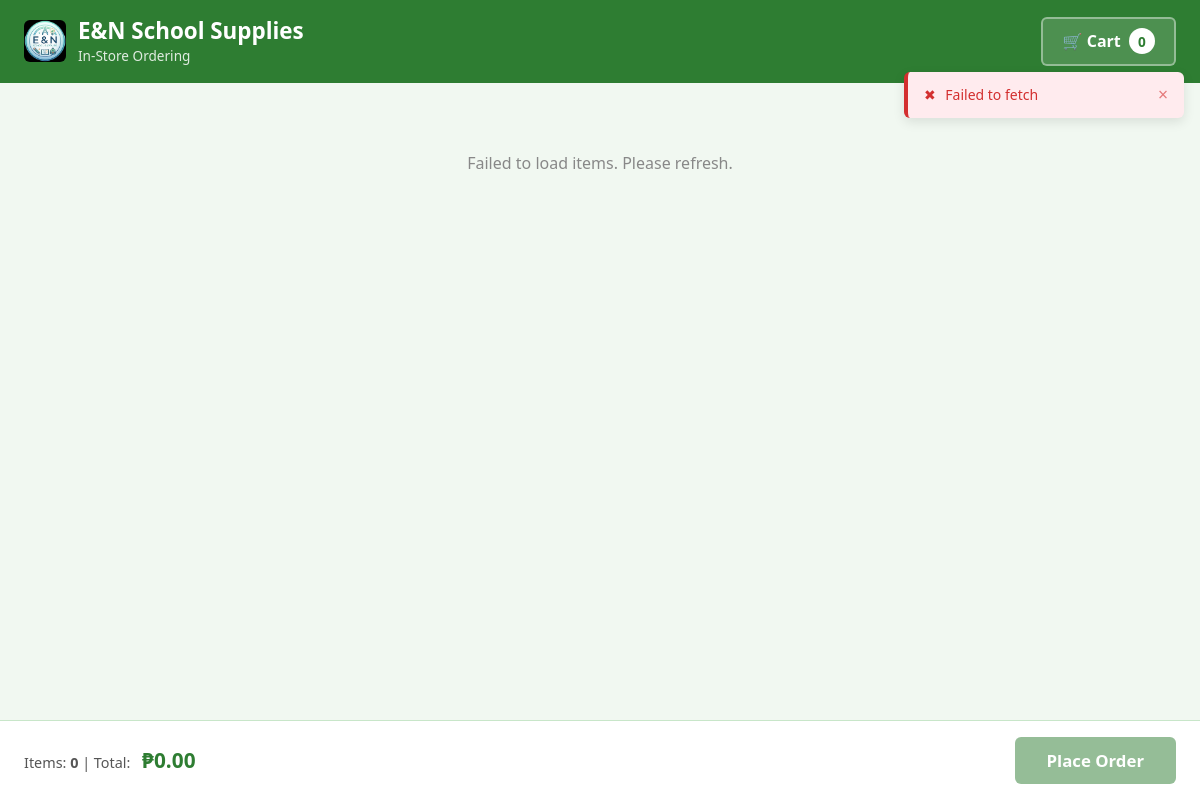
Page /kiosk.php on the committed database.
### tables this page shows
CREATE TABLE IF NOT EXISTS `system_settings` (
  `setting_key`   VARCHAR(100) PRIMARY KEY,
  `setting_value` TEXT         NOT NULL,
  `updated_at`    TIMESTAMP    NOT NULL DEFAULT CURRENT_TIMESTAMP ON UPDATE CURRENT_TIMESTAMP
);

### includes/config.php (called while the page is built, shortened)
<?php
$configFile = BASE_PATH . 'config.json';
$config = json_decode(file_get_contents($configFile), true);
$dbConf = $config['database'];
try {
    $dsn = sprintf(
        'mysql:host=%s;dbname=%s;charset=%s',
        $dbConf['host'],
        $dbConf['name'],
        $dbConf['charset']
    );
    $pdo = new PDO($dsn, $dbConf['user'], $dbConf['password'], [
        PDO::ATTR_ERRMODE            => PDO::ERRMODE_EXCEPTION,
        PDO::ATTR_DEFAULT_FETCH_MODE => PDO::FETCH_ASSOC,
        PDO::ATTR_EMULATE_PREPARES   => false,
    ]);
} catch (PDOException $e) {
    die('Database connection failed: ' . $e->getMessage());
}
function get_setting(string $key, string $default = ''): string {
    global $pdo;
    try {
        $stmt = $pdo->prepare("SELECT setting_value FROM system_settings WHERE setting_key = ? LIMIT 1");
        $stmt->execute([$key]);
        $row = $stmt->fetch();
        return $row ? $row['setting_value'] : $default;
    } catch (Exception $e) {
        return $default;
    }
}

### kiosk.php (the view, shortened to what this page needs)
<?php
require_once __DIR__ . '/includes/config.php';
$storeName  = get_setting('store_name', 'E&N School Supplies');
$logoPath   = get_setting('logo_path', 'assets/images/logo.png');
$forceDark  = get_setting('force_dark_mode', '0');
$disableNoLogin = get_setting('disable_nologin_orders', '0');
?>
<!DOCTYPE html>
<html lang="en">
<head>
  <link rel="stylesheet" href="assets/css/global.css">
  <link rel="stylesheet" href="assets/css/components.css">
  <link rel="stylesheet" href="assets/css/kiosk.css">
</head>
<body data-base-path="" data-force-dark-mode="<?= $forceDark ?>" data-theme-preference="auto">
<?php if ($disableNoLogin === '1'): ?>
  <div class="kiosk-disabled">
    <div class="disabled-icon">&#128683;</div>
    <div class="disabled-title">Kiosk Ordering Disabled</div>
    <div class="disabled-text">No-login ordering is currently disabled. Please log in to place an order or visit the store counter.</div>
    <a href="login.php" class="btn btn-primary mt-4">Go to Login</a>
  </div>
<?php else: ?>
<div class="kiosk-page">
  <div class="kiosk-header">
    <div class="kiosk-brand">
      <img src="<?= $logoPath ?>" alt="Logo" onerror="this.style.display='none'">
      <div>
        <h1><?= htmlspecialchars($storeName) ?></h1>
        <div class="kiosk-subtitle">In-Store Ordering</div>
      </div>
    </div>
    <button class="kiosk-cart-btn" id="cart-btn">
      &#128722; Cart
      <span class="cart-count" id="cart-count">0</span>
    </button>
  </div>
  <div class="kiosk-content">
    <div id="kiosk-loading" style="text-align:center;padding:3rem"><div class="spinner" style="margin:0 auto"></div></div>
  </div>
  <div class="kiosk-footer">
    <div class="order-summary">
      Items: <strong id="total-items">0</strong> |
      Total: <span class="total-amount" id="total-amount">₱0.00</span>
    </div>
    <button class="place-order-btn" id="place-order-btn" disabled>Place Order</button>
  </div>
</div>
<?php endif; ?>
</body>
</html>

### assets/css/global.css (style rules this page uses)
:root { --primary: #2e7d32; --primary-light: #4caf50; --primary-hover: #256428; --accent: #81c784; --surface: #ffffff; --background: #f1f8f1; --text-primary: #1b1b1b; --text-secondary: #555555; --text-muted: #888888; --border: #c8e6c9; --border-light: #e0e0e0; --danger: #d32f2f; --danger-hover: #b71c1c; --warning: #f9a825; --warning-hover: #f57f17; --success: #2e7d32; --info: #1565c0; --shadow-sm: 0 1px 3px rgba(0,0,0,0.08); --shadow-md: 0 4px 12px rgba(0,0,0,0.1); --shadow-lg: 0 8px 28px rgba(0,0,0,0.13); --radius-sm: 6px; --radius-md: 10px; --radius-lg: 16px; --radius-full: 999px; --font-family: 'Segoe UI', 'Inter', Arial, sans-serif; --font-mono: 'Courier New', monospace; --transition: 0.2s ease; --sidebar-width: 260px; --sidebar-collapsed: 64px; --navbar-height: 60px; --toast-success-bg: #e8f5e9; --toast-success-border: #4caf50; --toast-error-bg: #ffebee; --toast-error-border: #d32f2f; --toast-warning-bg: #fff8e1; --toast-warning-border: #f9a825; --toast-info-bg: #e3f2fd; --toast-info-border: #1565c0; }
*, *::before, *::after { box-sizing: border-box; margin: 0; padding: 0; }
html { font-size: 16px; scroll-behavior: smooth; }
body { font-family: var(--font-family); background-color: var(--background); color: var(--text-primary); line-height: 1.6; min-height: 100vh; -webkit-font-smoothing: antialiased; -moz-osx-font-smoothing: grayscale; }
img { max-width: 100%; height: auto; display: block; }
input, select, textarea, button { font-family: inherit; font-size: inherit; }
h1 { font-size: 1.75rem; font-weight: 700; line-height: 1.3; }

### assets/css/kiosk.css (style rules this page uses)
.kiosk-page { min-height: 100vh; background: var(--background); display: flex; flex-direction: column; }
.kiosk-header { background: var(--primary); color: #fff; padding: 1rem 1.5rem; display: flex; align-items: center; justify-content: space-between; }
.kiosk-header .kiosk-brand { display: flex; align-items: center; gap: 0.75rem; }
.kiosk-header .kiosk-brand img { width: 42px; height: 42px; border-radius: var(--radius-sm); object-fit: contain; }
.kiosk-header .kiosk-brand h1 { font-size: 1.4rem; font-weight: 700; color: #fff; }
.kiosk-header .kiosk-brand .kiosk-subtitle { font-size: 0.85rem; opacity: 0.85; }
.kiosk-header .kiosk-cart-btn { display: flex; align-items: center; gap: 0.5rem; padding: 0.6rem 1.2rem; background: rgba(255,255,255,0.15); border: 2px solid rgba(255,255,255,0.4); border-radius: var(--radius-sm); color: #fff; font-size: 1rem; font-weight: 700; cursor: pointer; transition: all var(--transition); }
.kiosk-header .kiosk-cart-btn .cart-count { background: #fff; color: var(--primary); width: 26px; height: 26px; border-radius: 50%; display: flex; align-items: center; justify-content: center; font-size: 0.85rem; font-weight: 800; }
.kiosk-content { flex: 1; padding: 1.25rem; overflow-y: auto; }
.kiosk-footer { background: var(--surface); border-top: 1px solid var(--border); padding: 1rem 1.5rem; display: flex; align-items: center; justify-content: space-between; }
.kiosk-footer .order-summary { font-size: 0.9rem; color: var(--text-secondary); }
.kiosk-footer .order-summary .total-amount { font-size: 1.3rem; font-weight: 800; color: var(--primary); margin-left: 0.5rem; }
.kiosk-footer .place-order-btn { padding: 0.75rem 2rem; background: var(--primary); color: #fff; border: none; border-radius: var(--radius-sm); font-size: 1.05rem; font-weight: 700; cursor: pointer; transition: all var(--transition); }
.kiosk-footer .place-order-btn:disabled { opacity: 0.5; cursor: not-allowed; }

### rows in the picture
system_settings: setting_value (picture)
system_settings: setting_value "E&N School Supplies"
